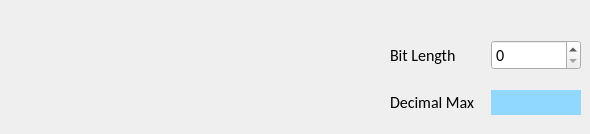
      <widget class="QWidget" name="tab_18">
       <attribute name="title">
        <string>Bit vs. Dec</string>
       </attribute>
       <widget class="QWidget" name="gridLayoutWidget_11">
        <property name="geometry">
         <rect>
          <x>390</x>
          <y>30</y>
          <width>191</width>
          <height>95</height>
         </rect>
        </property>
        <layout class="QGridLayout" name="gridLayout_11" rowstretch="0,0" columnstretch="1,1">
         <property name="topMargin">
          <number>10</number>
         </property>
         <property name="bottomMargin">
          <number>10</number>
         </property>
         <property name="horizontalSpacing">
          <number>10</number>
         </property>
         <property name="verticalSpacing">
          <number>20</number>
         </property>
         <item row="0" column="1">
          <widget class="QSpinBox" name="input_bitdec_bit">
           <property name="font">
            <font>
             <family>Calibri</family>
             <pointsize>12</pointsize>
             <bold>false</bold>
            </font>
           </property>
           <property name="accelerated">
            <bool>false</bool>
           </property>
          </widget>
         </item>
         <item row="0" column="0">
          <widget class="QLabel" name="label_bitdec_bit">
           <property name="font">
            <font>
             <family>Calibri</family>
             <pointsize>12</pointsize>
             <bold>false</bold>
            </font>
           </property>
           <property name="text">
            <string>Bit Length</string>
           </property>
           <property name="alignment">
            <set>Qt::AlignLeading|Qt::AlignLeft|Qt::AlignVCenter</set>
           </property>
          </widget>
         </item>
         <item row="1" column="0">
          <widget class="QLabel" name="label_bitdec_dec">
           <property name="font">
            <font>
             <family>Calibri</family>
             <pointsize>12</pointsize>
             <bold>false</bold>
            </font>
           </property>
           <property name="text">
            <string>Decimal Max</string>
           </property>
           <property name="alignment">
            <set>Qt::AlignLeading|Qt::AlignLeft|Qt::AlignVCenter</set>
           </property>
          </widget>
         </item>
         <item row="1" column="1">
          <widget class="QLabel" name="output_bitdec_dec">
           <property name="font">
            <font>
             <family>Calibri</family>
             <pointsize>12</pointsize>
             <bold>false</bold>
            </font>
           </property>
           <property name="styleSheet">
            <string notr="true">QLabel{background-color: rgb(145, 216, 255)}</string>
           </property>
           <property name="text">
            <string/>
           </property>
           <property name="alignment">
            <set>Qt::AlignRight|Qt::AlignTrailing|Qt::AlignVCenter</set>
           </property>
          </widget>
         </item>
        </layout>
       </widget>
      </widget>
